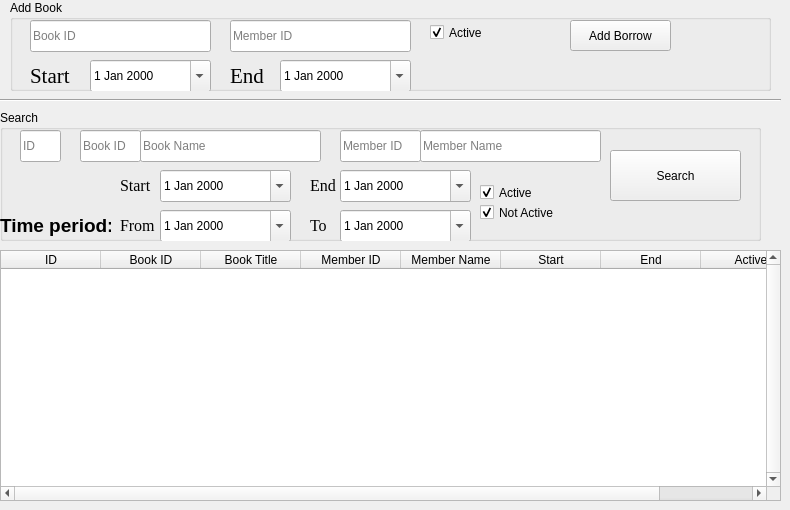
    <widget class="QWidget" name="borrows_tab">
     <attribute name="icon">
      <iconset>
       <normaloff>img/borrow.png</normaloff>img/borrow.png</iconset>
     </attribute>
     <attribute name="title">
      <string>Borrow</string>
     </attribute>
     <widget class="QGroupBox" name="groupBox_10">
      <property name="geometry">
       <rect>
        <x>10</x>
        <y>0</y>
        <width>761</width>
        <height>91</height>
       </rect>
      </property>
      <property name="title">
       <string>Add Book</string>
      </property>
      <widget class="QPushButton" name="borrow_add_btn">
       <property name="geometry">
        <rect>
         <x>560</x>
         <y>20</y>
         <width>101</width>
         <height>31</height>
        </rect>
       </property>
       <property name="text">
        <string>Add Borrow</string>
       </property>
       <property name="autoDefault">
        <bool>true</bool>
       </property>
      </widget>
      <widget class="QLineEdit" name="borrow_add_book_id">
       <property name="geometry">
        <rect>
         <x>20</x>
         <y>20</y>
         <width>181</width>
         <height>32</height>
        </rect>
       </property>
       <property name="placeholderText">
        <string>Book ID</string>
       </property>
      </widget>
      <widget class="QLineEdit" name="borrow_add_member_id">
       <property name="geometry">
        <rect>
         <x>220</x>
         <y>20</y>
         <width>181</width>
         <height>32</height>
        </rect>
       </property>
       <property name="inputMethodHints">
        <set>Qt::ImhNone</set>
       </property>
       <property name="placeholderText">
        <string>Member ID</string>
       </property>
      </widget>
      <widget class="QLabel" name="borrow_add_error">
       <property name="geometry">
        <rect>
         <x>410</x>
         <y>60</y>
         <width>341</width>
         <height>31</height>
        </rect>
       </property>
       <property name="font">
        <font>
         <pointsize>12</pointsize>
         <weight>75</weight>
         <bold>true</bold>
        </font>
       </property>
       <property name="styleSheet">
        <string notr="true">QLabel {
color:rgb(255, 0, 0);
}</string>
       </property>
       <property name="text">
        <string/>
       </property>
       <property name="textFormat">
        <enum>Qt::RichText</enum>
       </property>
      </widget>
      <widget class="QCheckBox" name="borrow_add_active">
       <property name="geometry">
        <rect>
         <x>420</x>
         <y>20</y>
         <width>91</width>
         <height>25</height>
        </rect>
       </property>
       <property name="text">
        <string>Active</string>
       </property>
       <property name="checked">
        <bool>true</bool>
       </property>
      </widget>
      <widget class="QDateEdit" name="borrow_add_start">
       <property name="geometry">
        <rect>
         <x>80</x>
         <y>60</y>
         <width>121</width>
         <height>32</height>
        </rect>
       </property>
       <property name="calendarPopup">
        <bool>true</bool>
       </property>
      </widget>
      <widget class="QDateEdit" name="borrow_add_end">
       <property name="geometry">
        <rect>
         <x>270</x>
         <y>60</y>
         <width>131</width>
         <height>32</height>
        </rect>
       </property>
       <property name="calendarPopup">
        <bool>true</bool>
       </property>
      </widget>
      <widget class="QLabel" name="label">
       <property name="geometry">
        <rect>
         <x>20</x>
         <y>60</y>
         <width>51</width>
         <height>31</height>
        </rect>
       </property>
       <property name="font">
        <font>
         <family>Times New Roman</family>
         <pointsize>16</pointsize>
        </font>
       </property>
       <property name="text">
        <string>Start</string>
       </property>
      </widget>
      <widget class="QLabel" name="label_2">
       <property name="geometry">
        <rect>
         <x>220</x>
         <y>60</y>
         <width>51</width>
         <height>31</height>
        </rect>
       </property>
       <property name="font">
        <font>
         <family>Times New Roman</family>
         <pointsize>16</pointsize>
        </font>
       </property>
       <property name="text">
        <string>End</string>
       </property>
      </widget>
     </widget>
     <widget class="QTableWidget" name="borrows_table">
      <property name="geometry">
       <rect>
        <x>0</x>
        <y>250</y>
        <width>781</width>
        <height>251</height>
       </rect>
      </property>
      <property name="verticalScrollBarPolicy">
       <enum>Qt::ScrollBarAlwaysOn</enum>
      </property>
      <property name="selectionMode">
       <enum>QAbstractItemView::SingleSelection</enum>
      </property>
      <property name="selectionBehavior">
       <enum>QAbstractItemView::SelectRows</enum>
      </property>
      <property name="verticalScrollMode">
       <enum>QAbstractItemView::ScrollPerItem</enum>
      </property>
      <attribute name="verticalHeaderVisible">
       <bool>false</bool>
      </attribute>
      <column>
       <property name="text">
        <string>ID</string>
       </property>
      </column>
      <column>
       <property name="text">
        <string>Book ID</string>
       </property>
      </column>
      <column>
       <property name="text">
        <string>Book Title</string>
       </property>
      </column>
      <column>
       <property name="text">
        <string>Member ID</string>
       </property>
      </column>
      <column>
       <property name="text">
        <string>Member Name</string>
       </property>
      </column>
      <column>
       <property name="text">
        <string>Start</string>
       </property>
      </column>
      <column>
       <property name="text">
        <string>End</string>
       </property>
      </column>
      <column>
       <property name="text">
        <string>Active</string>
       </property>
      </column>
     </widget>
     <widget class="QGroupBox" name="groupBox_3">
      <property name="geometry">
       <rect>
        <x>0</x>
        <y>110</y>
        <width>761</width>
        <height>131</height>
       </rect>
      </property>
      <property name="title">
       <string>Search</string>
      </property>
      <widget class="QPushButton" name="borrow_search_btn">
       <property name="geometry">
        <rect>
         <x>610</x>
         <y>40</y>
         <width>131</width>
         <height>51</height>
        </rect>
       </property>
       <property name="text">
        <string>Search</string>
       </property>
       <property name="autoDefault">
        <bool>true</bool>
       </property>
      </widget>
      <widget class="QLineEdit" name="borrow_search_id">
       <property name="geometry">
        <rect>
         <x>20</x>
         <y>20</y>
         <width>41</width>
         <height>32</height>
        </rect>
       </property>
       <property name="inputMethodHints">
        <set>Qt::ImhDigitsOnly</set>
       </property>
       <property name="placeholderText">
        <string>ID</string>
       </property>
      </widget>
      <widget class="QCheckBox" name="borrow_search_active">
       <property name="geometry">
        <rect>
         <x>480</x>
         <y>70</y>
         <width>71</width>
         <height>25</height>
        </rect>
       </property>
       <property name="text">
        <string>Active</string>
       </property>
       <property name="checked">
        <bool>true</bool>
       </property>
      </widget>
      <widget class="QCheckBox" name="borrow_search_not_active">
       <property name="geometry">
        <rect>
         <x>480</x>
         <y>90</y>
         <width>101</width>
         <height>25</height>
        </rect>
       </property>
       <property name="text">
        <string>Not Active</string>
       </property>
       <property name="checked">
        <bool>true</bool>
       </property>
      </widget>
      <widget class="QLineEdit" name="borrow_search_book_id">
       <property name="geometry">
        <rect>
         <x>80</x>
         <y>20</y>
         <width>61</width>
         <height>32</height>
        </rect>
       </property>
       <property name="placeholderText">
        <string>Book ID</string>
       </property>
      </widget>
      <widget class="QLineEdit" name="borrow_search_member_id">
       <property name="geometry">
        <rect>
         <x>340</x>
         <y>20</y>
         <width>81</width>
         <height>32</height>
        </rect>
       </property>
       <property name="inputMethodHints">
        <set>Qt::ImhNone</set>
       </property>
       <property name="placeholderText">
        <string>Member ID</string>
       </property>
      </widget>
      <widget class="QDateEdit" name="borrow_search_start">
       <property name="geometry">
        <rect>
         <x>160</x>
         <y>60</y>
         <width>131</width>
         <height>32</height>
        </rect>
       </property>
       <property name="calendarPopup">
        <bool>true</bool>
       </property>
      </widget>
      <widget class="QLabel" name="label_3">
       <property name="geometry">
        <rect>
         <x>120</x>
         <y>60</y>
         <width>41</width>
         <height>31</height>
        </rect>
       </property>
       <property name="font">
        <font>
         <family>Times New Roman</family>
         <pointsize>12</pointsize>
        </font>
       </property>
       <property name="text">
        <string>Start</string>
       </property>
      </widget>
      <widget class="QDateEdit" name="borrow_search_end">
       <property name="geometry">
        <rect>
         <x>340</x>
         <y>60</y>
         <width>131</width>
         <height>32</height>
        </rect>
       </property>
       <property name="calendarPopup">
        <bool>true</bool>
       </property>
      </widget>
      <widget class="QLabel" name="label_4">
       <property name="geometry">
        <rect>
         <x>310</x>
         <y>60</y>
         <width>31</width>
         <height>31</height>
        </rect>
       </property>
       <property name="font">
        <font>
         <family>Times New Roman</family>
         <pointsize>12</pointsize>
        </font>
       </property>
       <property name="text">
        <string>End</string>
       </property>
      </widget>
      <widget class="QDateEdit" name="borrow_search_to">
       <property name="geometry">
        <rect>
         <x>340</x>
         <y>100</y>
         <width>131</width>
         <height>32</height>
        </rect>
       </property>
       <property name="calendarPopup">
        <bool>true</bool>
       </property>
      </widget>
      <widget class="QLabel" name="label_5">
       <property name="geometry">
        <rect>
         <x>310</x>
         <y>100</y>
         <width>31</width>
         <height>31</height>
        </rect>
       </property>
       <property name="font">
        <font>
         <family>Times New Roman</family>
         <pointsize>12</pointsize>
        </font>
       </property>
       <property name="text">
        <string>To</string>
       </property>
      </widget>
      <widget class="QLabel" name="label_6">
       <property name="geometry">
        <rect>
         <x>120</x>
         <y>100</y>
         <width>41</width>
         <height>31</height>
        </rect>
       </property>
       <property name="font">
        <font>
         <family>Times New Roman</family>
         <pointsize>12</pointsize>
        </font>
       </property>
       <property name="text">
        <string>From</string>
       </property>
      </widget>
      <widget class="QDateEdit" name="borrow_search_from">
       <property name="geometry">
        <rect>
         <x>160</x>
         <y>100</y>
         <width>131</width>
         <height>32</height>
        </rect>
       </property>
       <property name="calendarPopup">
        <bool>true</bool>
       </property>
      </widget>
      <widget class="QLabel" name="label_11">
       <property name="geometry">
        <rect>
         <x>0</x>
         <y>100</y>
         <width>111</width>
         <height>31</height>
        </rect>
       </property>
       <property name="font">
        <font>
         <pointsize>14</pointsize>
         <weight>75</weight>
         <bold>true</bold>
        </font>
       </property>
       <property name="text">
        <string>Time period:</string>
       </property>
      </widget>
      <widget class="QLineEdit" name="borrow_search_member_name">
       <property name="geometry">
        <rect>
         <x>420</x>
         <y>20</y>
         <width>181</width>
         <height>32</height>
        </rect>
       </property>
       <property name="inputMethodHints">
        <set>Qt::ImhNone</set>
       </property>
       <property name="placeholderText">
        <string>Member Name</string>
       </property>
      </widget>
      <widget class="QLineEdit" name="borrow_search_book_title">
       <property name="geometry">
        <rect>
         <x>140</x>
         <y>20</y>
         <width>181</width>
         <height>32</height>
        </rect>
       </property>
       <property name="placeholderText">
        <string>Book Name</string>
       </property>
      </widget>
      <zorder>borrow_search_btn</zorder>
      <zorder>borrow_search_id</zorder>
      <zorder>borrow_search_active</zorder>
      <zorder>borrow_search_not_active</zorder>
      <zorder>borrow_add_book_id</zorder>
      <zorder>borrow_add_member_id</zorder>
      <zorder>borrow_add_start</zorder>
      <zorder>borrow_search_book_id</zorder>
      <zorder>borrow_search_member_id</zorder>
      <zorder>borrow_search_start</zorder>
      <zorder>label_3</zorder>
      <zorder>borrow_search_end</zorder>
      <zorder>label_4</zorder>
      <zorder>borrow_search_to</zorder>
      <zorder>label_5</zorder>
      <zorder>label_6</zorder>
      <zorder>borrow_search_from</zorder>
      <zorder>label_11</zorder>
      <zorder>borrows_table</zorder>
      <zorder>borrow_search_member_name</zorder>
      <zorder>borrow_search_book_title</zorder>
     </widget>
     <widget class="Line" name="line_6">
      <property name="geometry">
       <rect>
        <x>0</x>
        <y>90</y>
        <width>781</width>
        <height>20</height>
       </rect>
      </property>
      <property name="orientation">
       <enum>Qt::Horizontal</enum>
      </property>
     </widget>
    </widget>
